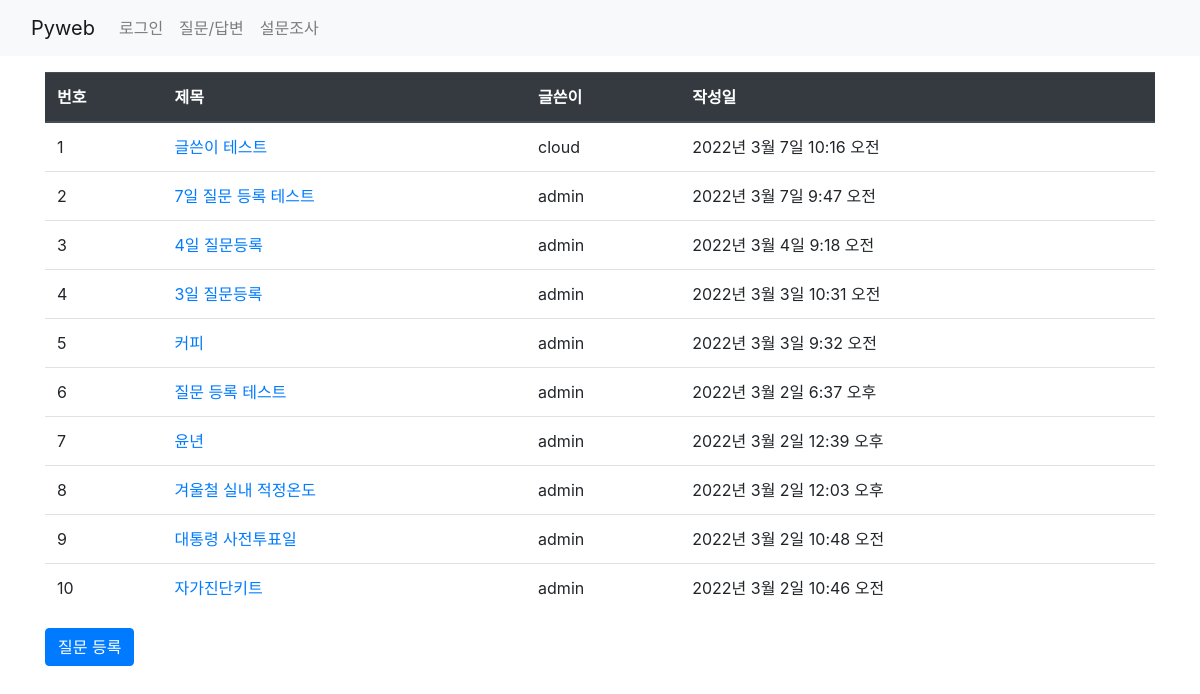
The page /board/boardlist/ on the database as committed earlier.
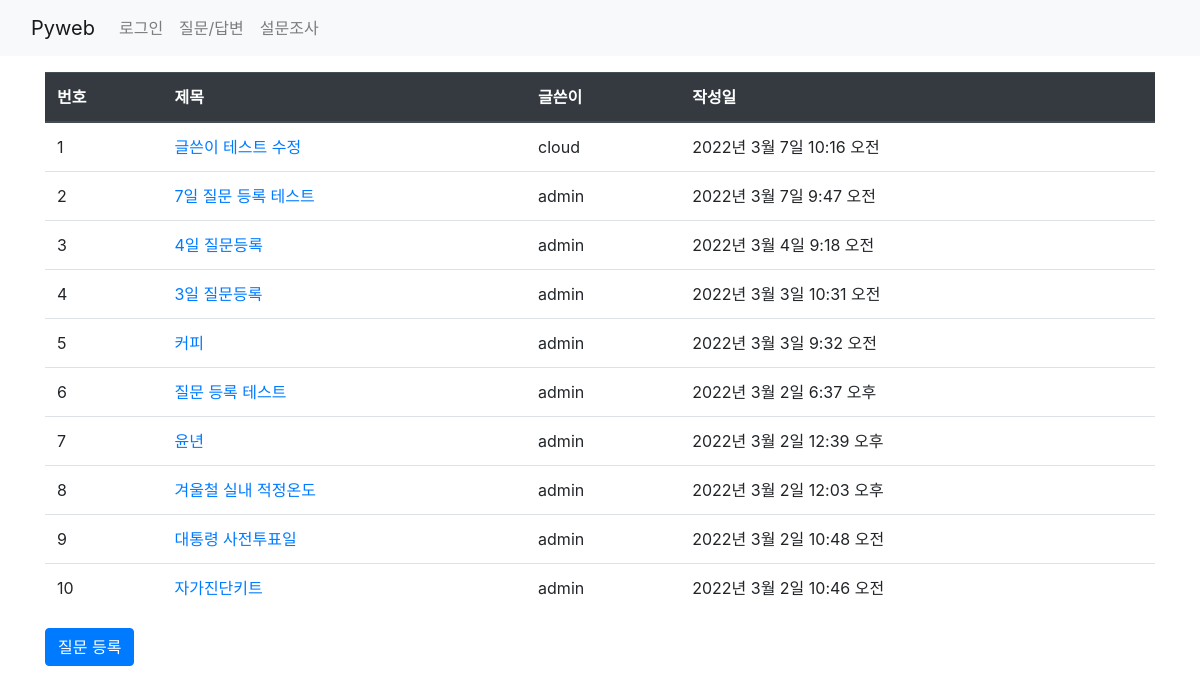
The same page on the database as committed later.
### board/models.py (models this page shows, shortened)
class Question(models.Model):
    subject = models.CharField(max_length=200)
    content = models.TextField()
    create_date = models.DateTimeField()
    modify_date = models.DateTimeField(null=True, blank=True)  # null 허용, blank - 폼 데이터 null
    author = models.ForeignKey(User, on_delete=models.CASCADE)

### board/views.py (the view)
# urls.py: path('boardlist/', views.boardlist, name='boardlist'),
def boardlist(request):
    question_list = Question.objects.order_by('-create_date')  # '-' : 내림차순, '-pk'도 가능
    return render(request, 'board/question_list.html',
                  {'question_list': question_list})

### templates/board/question_list.html (shortened to what this page needs)
{% extends 'base.html' %}
{% block content %}
    <div class="container my-3">
        <table class="table">
            <thead class="thead-dark">
                <tr>
                    <th>번호</th><th>제목</th><th>글쓴이</th><th>작성일</th>
                </tr>
            </thead>
            <tbody>
                {% if question_list %}
                    {% for question in question_list %}
                    <tr>
                        <td>{{ forloop.counter }}</td>
                        <td><a href="{% url 'board:detail' question.id %}">{{ question.subject }}</a></td>
                        <td>{{ question.author }}</td>
                        <td>{{ question.create_date }}</td>
                    </tr>
                    {% endfor %}
                {% else %}
                    <p>질문이 없습니다.</p>
                {% endif %}
            </tbody>
        </table>
        <a class="btn btn-primary" href="{% url 'board:question_create' %}">질문 등록</a>
    </div>
{% endblock %}

Rows that differ between the two databases and show on the page:
changed Question "2022년 3월 7일 10:16 오전": subject "글쓴이 테스트" → "글쓴이 테스트 수정"
